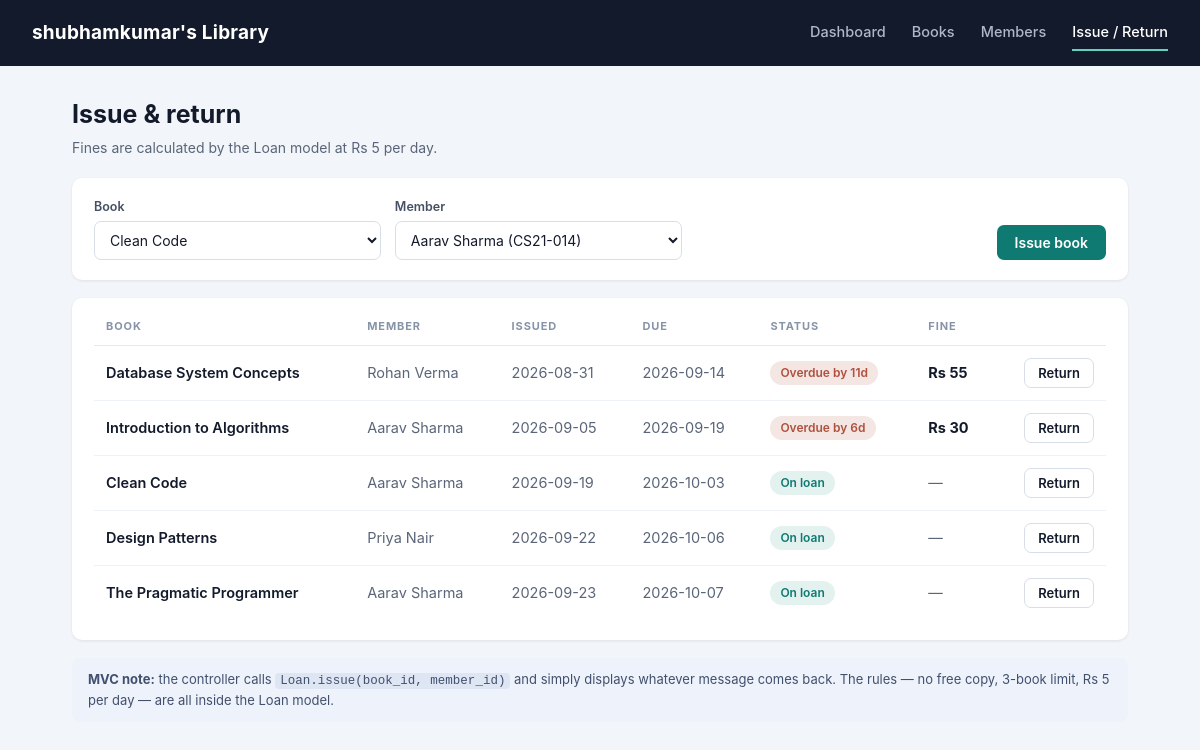
Screenshot of /loans/ with the database file from the repository.
### tables this page shows
CREATE TABLE loans (
            id          INTEGER PRIMARY KEY AUTOINCREMENT,
            book_id     INTEGER NOT NULL REFERENCES books(id),
            member_id   INTEGER NOT NULL REFERENCES members(id),
            issued_on   TEXT NOT NULL,
            due_on      TEXT NOT NULL,
            returned_on TEXT
        );

CREATE TABLE books (
            id               INTEGER PRIMARY KEY AUTOINCREMENT,
            title            TEXT    NOT NULL,
            author           TEXT    NOT NULL,
            isbn             TEXT    NOT NULL UNIQUE,
            total_copies     INTEGER NOT NULL DEFAULT 1,
            available_copies INTEGER NOT NULL DEFAULT 1
        );

CREATE TABLE members (
            id        INTEGER PRIMARY KEY AUTOINCREMENT,
            name      TEXT NOT NULL,
            email     TEXT NOT NULL UNIQUE,
            roll_no   TEXT NOT NULL,
            joined_on TEXT NOT NULL
        );

### controllers/loan_controller.py (the view)
@loan_bp.route("/")
def index():
    return render_template(
        "loans/list.html",
        loans=LoanViewModel.get_loans_for_list(),
        books=LoanViewModel.get_books_for_loan_dropdown(),
        members=LoanViewModel.get_members_for_loan_dropdown()
    )

### app.py (called while the page is built)
def create_app():
    app = Flask(
        __name__,
        template_folder="views/templates",   # <- the VIEW layer lives here
        static_folder="views/static",
    )
    app.config["SECRET_KEY"] = config.SECRET_KEY
    app.config["LIBRARY_NAME"] = config.LIBRARY_NAME
    @app.context_processor
    def inject_library_name():
        return dict(library_name=app.config["LIBRARY_NAME"])
    app.register_blueprint(dashboard_bp)
    app.register_blueprint(book_bp)
    app.register_blueprint(member_bp)
    app.register_blueprint(loan_bp)
    init_schema()                            # make sure the MODEL has tables
    return app

### models/book.py (called while the page is built)
    @property
    def is_available(self):
        return self.available_copies > 0

    @staticmethod
    def all(search=None):
        conn = get_connection()
        if search:
            like = f"%{search}%"
            rows = conn.execute(
                "SELECT * FROM books"
                " WHERE title LIKE ? OR author LIKE ? OR isbn LIKE ?"
                " ORDER BY title",
                (like, like, like),
            ).fetchall()
        else:
            rows = conn.execute("SELECT * FROM books ORDER BY title").fetchall()
        conn.close()
        return [Book(r) for r in rows]

### models/database.py (called while the page is built)
def get_connection():
    conn = sqlite3.connect(config.DATABASE)
    conn.row_factory = sqlite3.Row       # lets us write row["title"]
    conn.execute("PRAGMA foreign_keys = ON")
    return conn

### models/loan.py (called while the page is built)
    @property
    def is_returned(self):
        return self.returned_on is not None

    @property
    def days_overdue(self):
        end = date.fromisoformat(self.returned_on) if self.is_returned else date.today()
        due = date.fromisoformat(self.due_on)
        return max(0, (end - due).days)

    @property
    def fine(self):
        return self.days_overdue * config.FINE_PER_DAY

    @property
    def status(self):
        if self.is_returned:
            return "Returned"
        return "Overdue" if self.days_overdue > 0 else "On loan"

    @staticmethod
    def _select(where="", params=()):
        conn = get_connection()
        rows = conn.execute(
            "SELECT l.*, b.title AS book_title, m.name AS member_name, m.roll_no"
            "  FROM loans l"
            "  JOIN books b   ON b.id = l.book_id"
            "  JOIN members m ON m.id = l.member_id "
            + where
            + " ORDER BY l.returned_on IS NOT NULL, l.due_on",
            params,
        ).fetchall()
        conn.close()
        return [Loan(r) for r in rows]

### views/templates/loans/list.html (shortened to what this page needs)
{% extends "base.html" %}
{% set active = 'loans' %}
{% block content %}
<div class="page-head">
  <div>
    <h1>Issue &amp; return</h1>
    <div class="subtitle">Fines are calculated by the Loan model at Rs 5 per day.</div>
  </div>
</div>
<div class="card" style="margin-bottom:18px;">
  <form method="post" action="{{ url_for('loans.issue') }}">
    <div class="row-3">
      <div>
        <label>Book</label>
        <select name="book_id">
          {% for book in books %}
          <option value="{{ book.id }}">
            {{ book.title }}{% if not book.is_available %} - all copies out{% endif %}
          </option>
          {% endfor %}
        </select>
      </div>
      <div>
        <label>Member</label>
        <select name="member_id">
          {% for member in members %}
          <option value="{{ member.id }}">{{ member.name }} ({{ member.roll_no }})</option>
          {% endfor %}
        </select>
      </div>
      <button class="btn" type="submit">Issue book</button>
    </div>
  </form>
</div>
<div class="card">
  <table>
    <tr>
      <th>Book</th><th>Member</th><th>Issued</th><th>Due</th>
      <th>Status</th><th>Fine</th><th></th>
    </tr>
    {% for loan in loans %}
    <tr>
      <td class="title-cell">{{ loan.book_title }}</td>
      <td class="muted">{{ loan.member_name }}</td>
      <td class="muted">{{ loan.issued_on }}</td>
      <td class="muted">{{ loan.due_on }}</td>
      <td>
        {% if loan.status == 'Overdue' %}<span class="badge out">Overdue by {{ loan.days_overdue }}d</span>
        {% elif loan.status == 'Returned' %}<span class="badge neutral">Returned</span>
        {% else %}<span class="badge ok">On loan</span>{% endif %}
      </td>
      <td>{% if loan.fine %}<strong>Rs {{ loan.fine }}</strong>{% else %}<span class="muted">&mdash;</span>{% endif %}</td>
      <td style="text-align:right">
        {% if not loan.is_returned %}
        <form method="post" action="{{ url_for('loans.give_back', loan_id=loan.id) }}">
          <button class="btn secondary small" type="submit">Return</button>
        </form>
        {% endif %}
      </td>
    </tr>
    {% endfor %}
  </table>
</div>
<div class="hint">
  <strong>MVC note:</strong> the controller calls <code>Loan.issue(book_id, member_id)</code>
  and simply displays whatever message comes back. The rules &mdash; no free copy,
  3-book limit, Rs 5 per day &mdash; are all inside the Loan model.
</div>
{% endblock %}

### views/static/css/style.css (style rules this page uses)
* { box-sizing: border-box; margin: 0; padding: 0; }
body { font-family: -apple-system, "Segoe UI", Roboto, "Helvetica Neue", Arial, sans-serif; background: #f2f5f9; color: #131a2b; line-height: 1.5; }
.page-head { display: flex; align-items: flex-end; margin-bottom: 20px; gap: 16px; }
h1 { font-size: 25px; font-weight: 700; }
.subtitle { color: #5a6579; font-size: 14px; margin-top: 3px; }
.card { background: #fff; border-radius: 10px; padding: 20px 22px; box-shadow: 0 1px 3px rgba(19,26,43,.09); }
table { width: 100%; border-collapse: collapse; }
th { text-align: left; font-size: 11px; letter-spacing: .9px; text-transform: uppercase; color: #8794a8; padding: 0 12px 10px; border-bottom: 1px solid #e4e9f0; }
td { padding: 12px; border-bottom: 1px solid #eef1f6; font-size: 14.5px; vertical-align: middle; }
tr:last-child td { border-bottom: none; }
td.muted, .muted { color: #5a6579; }
.title-cell { font-weight: 600; }
.badge { display: inline-block; padding: 3px 10px; border-radius: 20px; font-size: 12px; font-weight: 600; }
.badge.ok { background: #e3f1ef; color: #0f7a72; }
.badge.out { background: #f3e6e3; color: #b0503f; }
.btn { display: inline-block; background: #0f7a72; color: #fff; border: none; padding: 9px 18px; border-radius: 7px; font-size: 14px; font-weight: 600; cursor: pointer; text-decoration: none; font-family: inherit; }
.btn.secondary { background: #fff; color: #131a2b; border: 1px solid #d7dee8; }
.btn.small { padding: 6px 13px; font-size: 13px; }
label { display: block; font-size: 12.5px; font-weight: 600; color: #465064; margin-bottom: 5px; }
input, select { width: 100%; padding: 9px 11px; border: 1px solid #d7dee8; border-radius: 7px; font-size: 14px; font-family: inherit; background: #fff; color: #131a2b; }
.row-3 { display: grid; grid-template-columns: 1fr 1fr 1fr auto; gap: 14px; align-items: end; }
.hint { background: #eef2fa; border-radius: 8px; padding: 12px 16px; font-size: 13px; color: #40506e; margin-top: 18px; }
.hint code { font-family: "SFMono-Regular", Consolas, monospace; font-size: 12.5px; background: #dfe6f3; padding: 1px 5px; border-radius: 4px; }

### rows the page displays
loans: book_title "Database System Concepts", member_name "Rohan Verma", issued_on "2026-08-31", due_on "2026-09-14", days_overdue "11", fine "55"
loans: book_title "Introduction to Algorithms", member_name "Aarav Sharma", issued_on "2026-09-05", due_on "2026-09-19", days_overdue "6", fine "30"
loans: book_title "Clean Code", member_name "Aarav Sharma", issued_on "2026-09-19", due_on "2026-10-03", shows "On loan"
loans: book_title "Design Patterns", member_name "Priya Nair", issued_on "2026-09-22", due_on "2026-10-06", shows "On loan"
loans: book_title "The Pragmatic Programmer", member_name "Aarav Sharma", issued_on "2026-09-23", due_on "2026-10-07", shows "On loan"

### other values shown
{{ library_name }} "shubhamkumar's Library"
form field book_id "Clean Code"
form field member_id "Aarav Sharma (CS21-014)"
